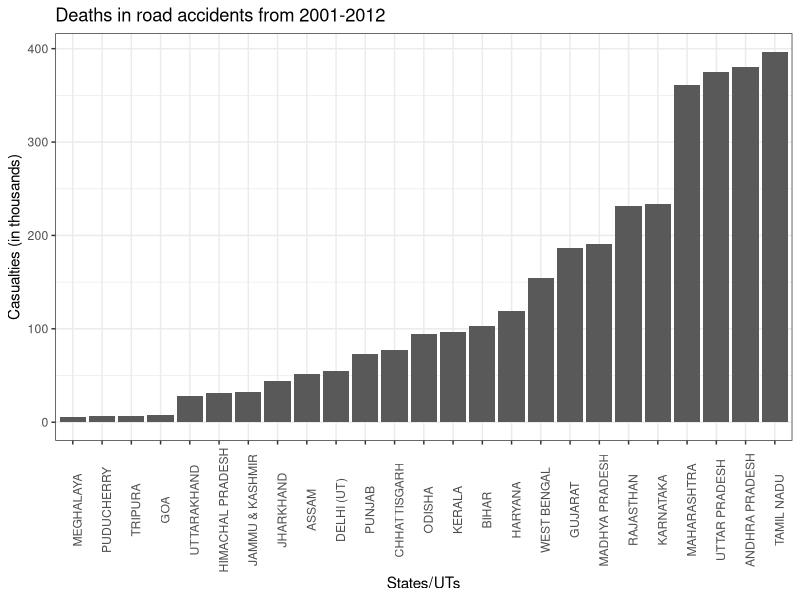

This figure's R source:
library(plyr)
library(dplyr)
library(tidyr)
library(ggplot2)
library(reshape2)

# read csv
# read as tbl_df instead of data.frame
table1 <- read.csv(
  file = "Data/Years_individual/Details_of_road_accident_deaths_by_situation_state.csv",
  stringsAsFactors = FALSE
) %>% tbl_df()

names(table1) <- names(table1) %>% tolower()


table2 <- table1 %>% 
  group_by(year) %>%
  summarise(male = sum(male)/1000, female = sum(female)/1000) %>% 
  melt(id.vars = "year")


table2_gg1 <- table2 %>% ggplot(aes(x = year, y = value, fill = variable)) + 
  geom_bar(stat = 'identity', position = 'dodge') +
  scale_x_continuous(breaks = seq(2000, 2014, by = 1)) +
  scale_y_continuous(breaks = seq(0, 1000, by = 100)) +
  labs(title = 'Deaths in road accidents from 2001-2012',
       y = 'Casualties (in thousands)',
       x = 'Year') +
  theme_bw() +
  theme(legend.position = 'bottom')
  
# get statewise total casualties
# remove state with less than 5k casualties
table3 <- table1 %>% 
  filter(!grepl('TOTAL', state.ut)) %>% 
  group_by(state.ut) %>% 
  summarise(male = sum(male)/1000, female = sum(female)/1000, total = sum(total)/1000) %>% 
  filter(total > 5) %>%
  arrange(total)

# explicitly mention order of x axis ticks to stop ggplot from
# reordering them
table3$state.ut <- factor(table3$state.ut, levels = table3$state.ut) 

table3 %>% ggplot(aes(x = state.ut, y = total)) +
  geom_bar(stat = 'identity') +
  theme_bw() +
  theme(axis.text.x = element_text(angle = 90)) +
  labs(title = 'Deaths in road accidents from 2001-2012',
       y = 'Casualties (in thousands)',
       x = 'States/UTs')
